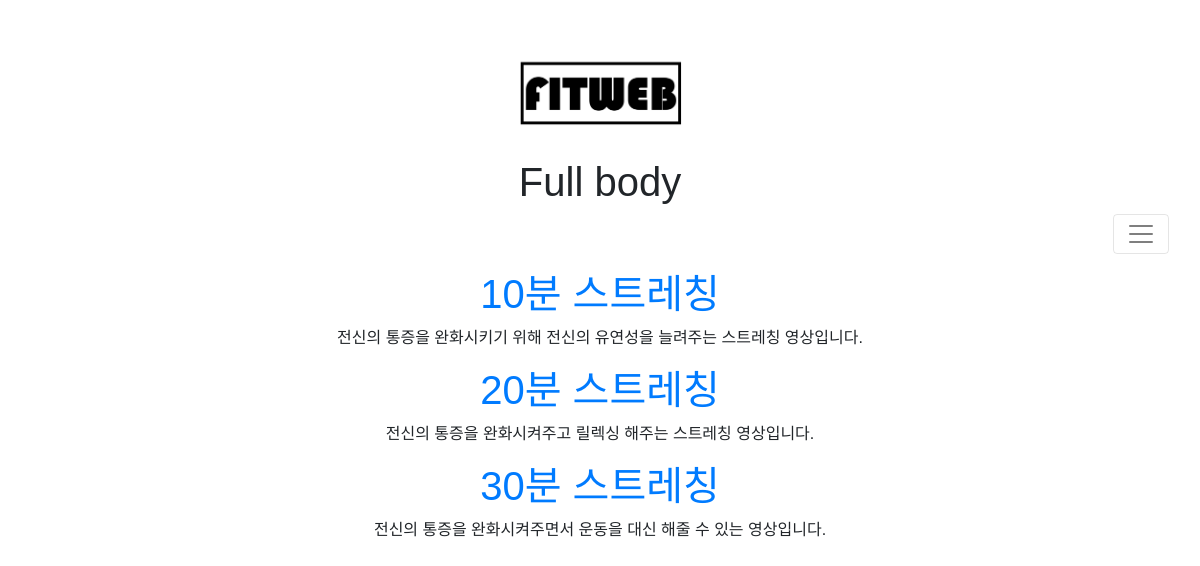
The app's page /stretching_list_pain_fullbody with its own data.
### fitweb/models.py (models this page shows, shortened)
class Post(models.Model):
    objects_num = models.CharField(max_length=200, default='')
    Header_first = models.CharField(max_length=200, default='')
    Header_second = models.CharField(max_length=200, default='')
    Header_third = models.CharField(max_length=200, default='', blank=True)
    author = models.ForeignKey(settings.AUTH_USER_MODEL, on_delete=models.CASCADE)
    title = models.CharField(max_length=200, default='')
    video = EmbedVideoField(blank=True)
    text = models.TextField()
    created_date = models.DateTimeField(
            default=timezone.now)
    published_date = models.DateTimeField(
            blank=True, null=True)

### fitweb/views.py (the view)
# urls.py: path('stretching_list_pain_fullbody', views.stretching_list_pain_fullbody, name='stretching_list_pain_fullbody'),
def stretching_list_pain_fullbody(request):
    posts = Post.objects.filter(Header_first__contains='stretching', Header_second__contains='pain relief', Header_third__contains='full body')
    return render(request, 'fitweb/stretching_list_pain_fullbody.html', {'posts': posts})

### fitweb/templates/fitweb/stretching_list_pain_fullbody.html (shortened to what this page needs)
{% load embed_video_tags %}
{% load static %}
<html>
    <head>
        <link rel="stylesheet" href="https://maxcdn.bootstrapcdn.com/bootstrap/4.0.0-beta/css/bootstrap.min.css">
        <link rel="stylesheet" href="{% static "css/main.css" %}">
    </head>
<body>
<h1 class="logo" style="margin-top: 50px"><a id="logo" href="{% url 'home' %}"><img src="../../static/images/logo.png"></a></h1>
<nav class="navbar navbar-light bg-light">
  <div class="container-fluid" >
    <h1 style="width: 100%">
        <header class="page-header" style="overflow: auto;">
            <h1>Full body</h1>
        </header>
        <button style="float: right" class="navbar-toggler" type="button" data-bs-toggle="collapse" data-bs-target="#navbarSupportedContent" aria-controls="navbarSupportedContent" aria-expanded="false" aria-label="Toggle navigation">
            <span class="navbar-toggler-icon"></span>
        </button>
    </h1>
  </div>
</nav>
<div class="content container" style="text-align: center">
    {% for post in posts %}
        <div class="post">
            <h1><a href="{% url 'detail' pk=post.pk %}">{{ post.title }}</a></h1>
            <p>{{ post.text|linebreaksbr }}</p>
        </div>
    {% endfor %}
</div>
</body>
</html>

### fitweb/static/css/main.css (style rules this page uses)
body { margin: 0px; font-family: 'Noto Sans KR', sans-serif; min-width: 600px; min-height: 500px; }
.logo { text-align: center; height: 80px; margin-bottom: 20px; }
.logo img { height: 100px; border: 20px; }
.navbar { text-align: center; }

### fitweb/templates/fitweb/stretching_list_pain_fullbody.html (style rules this page uses)
body { margin: 0px; font-family: 'Noto Sans KR', sans-serif; min-width: 600px; min-height: 500px; }
.bg-light { background-color: rgba(0,0,0,0)!important; }
@media (min-width: 576px) { .container { max-width: 100%; } }

### records on screen
Post: title "10분 스트레칭", text "전신의 통증을 완화시키기 위해 전신의 유연성을 늘려주는 스트레칭 영상입니다."
Post: title "20분 스트레칭", text "전신의 통증을 완화시켜주고 릴렉싱 해주는 스트레칭 영상입니다."
Post: title "30분 스트레칭", text "전신의 통증을 완화시켜주면서 운동을 대신 해줄 수 있는 영상입니다."
